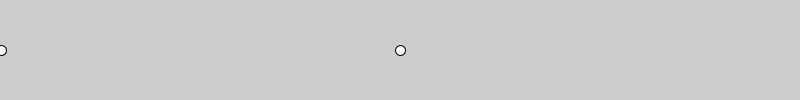
Frame 1 (no input)
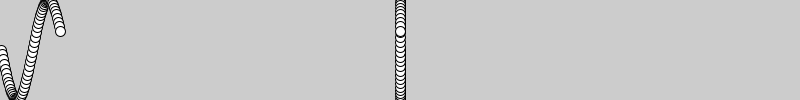
Frame 60 (the mouse pressed at the canvas centre just before this capture)
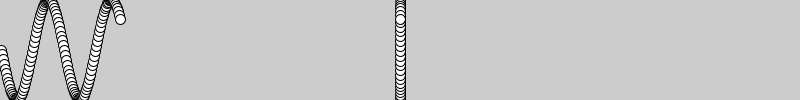
Frame 120 (the mouse held since frame 60 and released just before this capture)

The Processing sketch that drew these frames (run headless with seeded random() and noise(); from frame 60 on, the mouse is pressed at the canvas centre):

// Processing sketch: processing_20146
// ── processing_20146.pde

//A simple visualization of a sine wave.
//M. Kontopoulos 2011
float xpos=0.0;
float ypos=0.0;
float angle = 0.0;
float scaler;

void setup()
{
  size(800, 100);
  smooth();
  scaler = height/2; //change this around!
}

void draw()
{
  xpos++;

  ypos = height/2 + (sin(angle) * scaler);
  angle+=0.1; // change this around!

  ellipse(width/2, ypos, 10,10);
  ellipse(xpos,ypos, 10,10);
}
